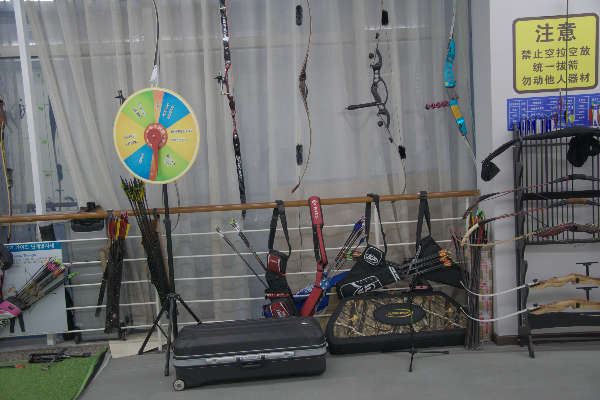
#> input picture data/LOLv2/Real_captured/Test/Normal/00693.png, 600 x 400 px, given as the content of the folder er/results/LOL_v2_real/RetinexFormer_LOL_v2_real/LOL_v2_real, which was not available
$ python RMSE.py   (older library calls are emulated)
#> lines starting #> are read from the running program, lines starting #| are printed output that depends on the picture; long printed decimals are rounded; pictures that were not available may be replaced by others from this repository, and a replacement may not be noted
import numpy as np
import os
import cv2
from glob import glob
from tqdm import tqdm
from skimage.metrics import peak_signal_noise_ratio as compare_psnr
from skimage.metrics import structural_similarity as compare_ssim
from sklearn.metrics import mean_squared_error

def calc_psnr(im1, im2):
    im1_y = cv2.cvtColor(im1, cv2.COLOR_BGR2YCR_CB)[:, :, 0]
    im2_y = cv2.cvtColor(im2, cv2.COLOR_BGR2YCR_CB)[:, :, 0]
    return compare_psnr(im1_y, im2_y)

def calc_ssim(im1, im2):
    im1_y = cv2.cvtColor(im1, cv2.COLOR_BGR2YCR_CB)[:, :, 0]
    im2_y = cv2.cvtColor(im2, cv2.COLOR_BGR2YCR_CB)[:, :, 0]
    return compare_ssim(im1_y, im2_y)

def calc_rmse(im1, im2):
    return np.sqrt(mean_squared_error(im1, im2))

def align_to_four(img):
    a_row = int(img.shape[0]/4)*4
    a_col = int(img.shape[1]/4)*4
    img = img[0:a_row, 0:a_col, :]
    return img

def evaluate_raindrop(in_dir, gt_dir):
    inputs = sorted(glob(os.path.join(in_dir, '*.png')) + glob(os.path.join(in_dir, '*.jpg')))
    gts = sorted(glob(os.path.join(gt_dir, '*.png')) + glob(os.path.join(gt_dir, '*.jpg')))
    psnrs = []
    ssims = []
    rmses = []  # List to store RMSE values
    for input, gt in tqdm(zip(inputs, gts)):
        inputdata = cv2.imread(input)
#> inputdata is the input picture: shape (400, 600, 3); mean B, G, R 107, 109, 107.9
        gtdata = cv2.imread(gt)
        inputdata = align_to_four(inputdata)
        gtdata = align_to_four(gtdata)
        psnrs.append(calc_psnr(inputdata, gtdata))
#> in calc_psnr, `im1_y = cv2.cvtColor(im1, cv2.COLOR_BGR2YCR_CB)[:, :, 0]`:
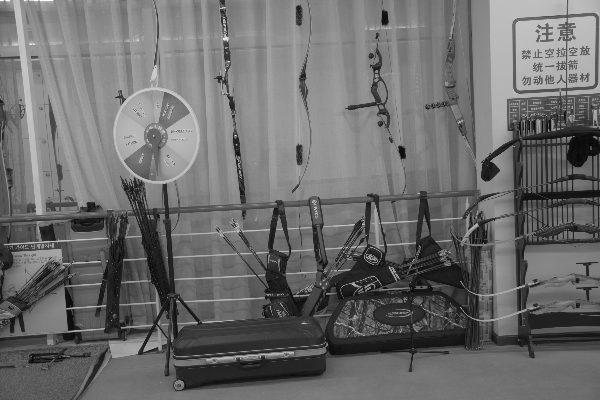
#> im1_y: shape (400, 600); min 7, max 255, mean 108.4
        ssims.append(calc_ssim(inputdata, gtdata))

        # Convert images to grayscale for RMSE calculation
        inputdata_gray = cv2.cvtColor(inputdata, cv2.COLOR_BGR2GRAY)
        gtdata_gray = cv2.cvtColor(gtdata, cv2.COLOR_BGR2GRAY)
        rmses.append(calc_rmse(inputdata_gray, gtdata_gray))

    ave_psnr = np.array(psnrs).mean()
#> ave_psnr = inf
    ave_ssim = np.array(ssims).mean()
#> ave_ssim = 1
    ave_rmse = np.array(rmses).mean()  # Calculate the mean RMSE
#> ave_rmse = 0
    return ave_psnr, ave_ssim, ave_rmse  # Return RMSE along with PSNR and SSIM

if __name__ == '__main__':
    ave_psnr, ave_ssim, ave_rmse = evaluate_raindrop('/mnt/workspace/Retinexformer/results/LOL_v2_real/RetinexFormer_LOL_v2_real/LOL_v2_real', '/mnt/workspace/Retinexformer/data/LOLv2/Real_captured/Test/Normal')
#> ave_psnr = inf; ave_ssim = 1; ave_rmse = 0
    print('RMSE: ', ave_rmse)
#| RMSE:  0.0

$ run again, on data/LOLv2/Real_captured/Test/Normal/00708.png
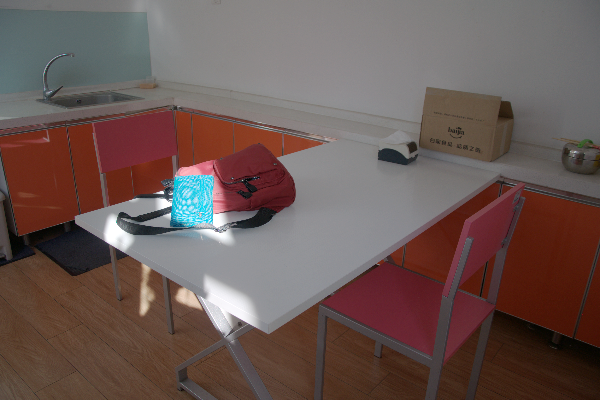
#> input picture data/LOLv2/Real_captured/Test/Normal/00708.png, 600 x 400 px, given as the content of the folder er/results/LOL_v2_real/RetinexFormer_LOL_v2_real/LOL_v2_real, which was not available
#> in evaluate_raindrop, inputdata is the input picture: shape (400, 600, 3); mean B, G, R 83.8, 88, 106.7
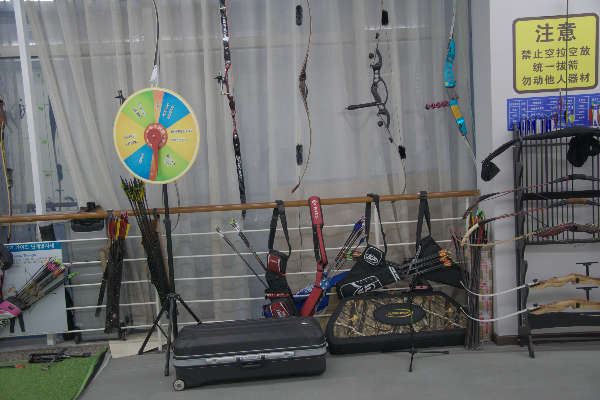
#> input picture data/LOLv2/Real_captured/Test/Normal/00693.png, 600 x 400 px
#> in evaluate_raindrop, gtdata is the input picture: shape (400, 600, 3); mean B, G, R 107, 109, 107.9
#> in calc_psnr, `im1_y = cv2.cvtColor(im1, cv2.COLOR_BGR2YCR_CB)[:, :, 0]`:
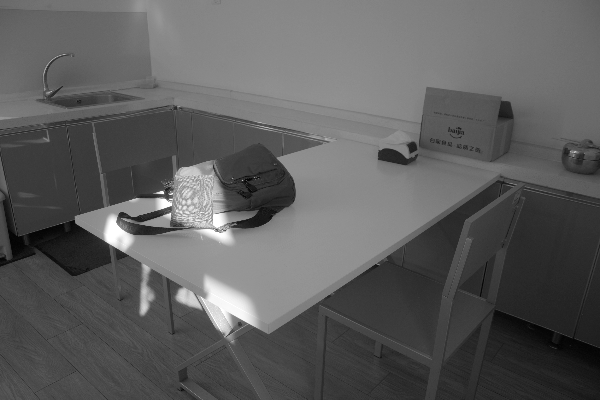
#> im1_y: shape (400, 600); min 1, max 255, mean 93.1
#> in evaluate_raindrop, `ave_psnr = np.array(psnrs).mean()`: ave_psnr = 13.55
#> in evaluate_raindrop, `ave_ssim = np.array(ssims).mean()`: ave_ssim = 0.32
#> in evaluate_raindrop, `ave_rmse = np.array(rmses).mean()`: ave_rmse = 53.57
#> `ave_psnr, ave_ssim, ave_rmse = evaluate_raindrop('/mnt/workspace/Retin..`: ave_psnr = 13.55; ave_ssim = 0.32; ave_rmse = 53.57
#| RMSE:  53.565

$ run again, on data/LOLv2/Real_captured/Test/Normal/00710.png
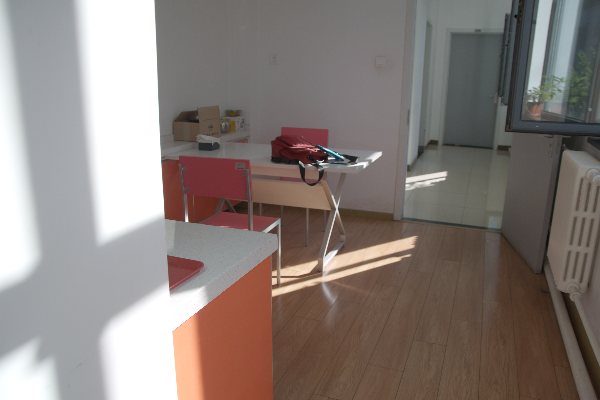
#> input picture data/LOLv2/Real_captured/Test/Normal/00710.png, 600 x 400 px, given as the content of the folder er/results/LOL_v2_real/RetinexFormer_LOL_v2_real/LOL_v2_real, which was not available
#> in evaluate_raindrop, inputdata is the input picture: shape (400, 600, 3); mean B, G, R 122.2, 126.9, 136.9
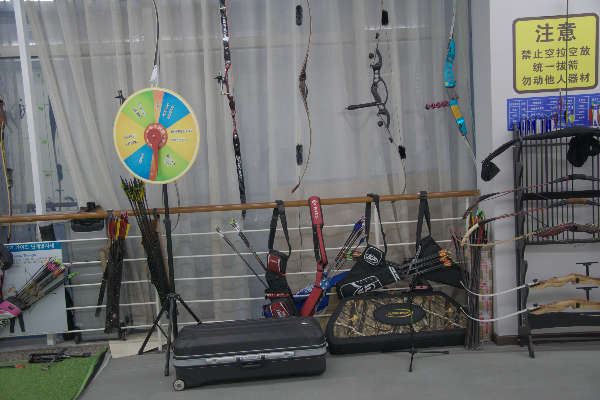
#> input picture data/LOLv2/Real_captured/Test/Normal/00693.png, 600 x 400 px
#> in evaluate_raindrop, gtdata is the input picture: shape (400, 600, 3); mean B, G, R 107, 109, 107.9
#> in calc_psnr, `im1_y = cv2.cvtColor(im1, cv2.COLOR_BGR2YCR_CB)[:, :, 0]`:
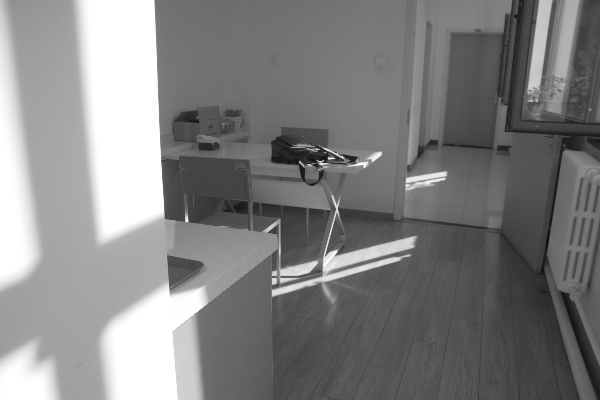
#> im1_y: shape (400, 600); min 12, max 255, mean 129.4
#> in evaluate_raindrop, `ave_psnr = np.array(psnrs).mean()`: ave_psnr = 10.86
#> in evaluate_raindrop, `ave_ssim = np.array(ssims).mean()`: ave_ssim = 0.318
#> in evaluate_raindrop, `ave_rmse = np.array(rmses).mean()`: ave_rmse = 73.05
#> `ave_psnr, ave_ssim, ave_rmse = evaluate_raindrop('/mnt/workspace/Retin..`: ave_psnr = 10.86; ave_ssim = 0.318; ave_rmse = 73.05
#| RMSE:  73.046
